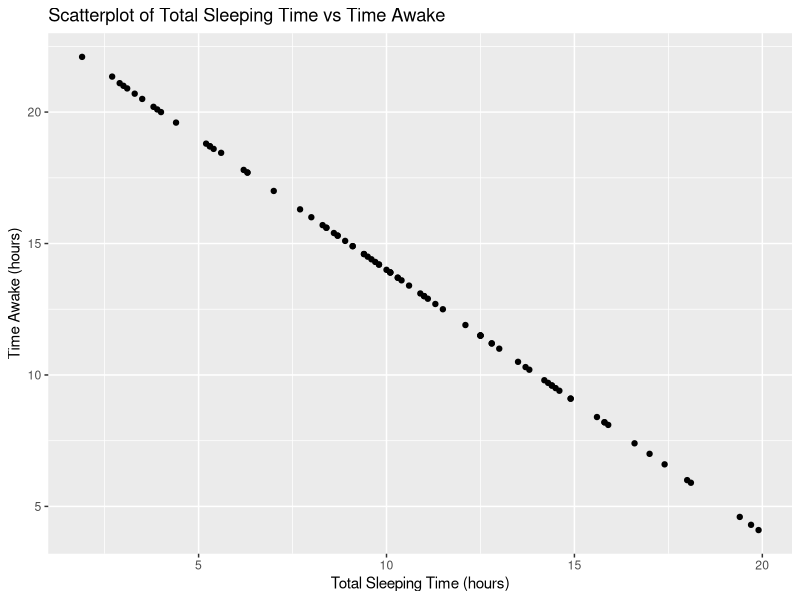

The R source for this figure:
#####View the documentation for the diamonds data and read about different variables. Check the data structures and answer: #nolint


### How many observations and variables are there and what type of variables (numeric, categorical, etc.) are there? #nolint

library(ggplot2)

data(diamonds)

head(diamonds)

summary(diamonds)

# Structure of the dataset
str(diamonds)

# Dimensions of the dataset
dim(diamonds)

# Number of Observations and Variables:

# The dataset contains 53,940 observations (rows).
# There are 10 variables (columns) in the dataset.

# Types of Variables:

# carat: Numeric (num). Represents the weight of the diamond.
# cut: Ordered factor (Ord.factor). Represents the quality of the cut of the diamond, with levels like Fair, Good, etc. #nolint
# color: Ordered factor (Ord.factor). Represents the color of the diamond, with levels from D (best) to J (worst). #nolint
# clarity: Ordered factor (Ord.factor). Indicates the clarity of the diamond, with levels like I1, SI2, SI1, etc. #nolint
# depth: Numeric (num). The height of a diamond, as a percentage of the girdle diameter. #nolint
# table: Numeric (num). The width of the diamond's table expressed as a percentage of its average diameter. #nolint
# price: Integer (int). The price of the diamond in US dollars.
# x: Numeric (num). Length of the diamond in mm.
# y: Numeric (num). Width of the diamond in mm.
# z: Numeric (num). Depth of the diamond in mm.

### Compute summary statistics (means, median, min, max, counts for categorical variables). #nolint

# Summary statistics for numeric variables
summary_numeric <- summary(diamonds[sapply(diamonds, is.numeric)])

summary_numeric

#     carat            depth           table           price      #nolint
# Min.   :0.2000   Min.   :43.00   Min.   :43.00   Min.   :  326  #nolint
# 1st Qu.:0.4000   1st Qu.:61.00   1st Qu.:56.00   1st Qu.:  950  #no lint
# Median :0.7000   Median :61.80   Median :57.00   Median : 2401  #nolint
# Mean   :0.7979   Mean   :61.75   Mean   :57.46   Mean   : 3933  #nolint
# 3rd Qu.:1.0400   3rd Qu.:62.50   3rd Qu.:59.00   3rd Qu.: 5324  #nolint
# Max.   :5.0100   Max.   :79.00   Max.   :95.00   Max.   :18823  #nolint
#       x                y                z         #nolint
# Min.   : 0.000   Min.   : 0.000   Min.   : 0.000  #nolint
# 1st Qu.: 4.710   1st Qu.: 4.720   1st Qu.: 2.910  #nolint
# Median : 5.700   Median : 5.710   Median : 3.530  #nolint
# Mean   : 5.731   Mean   : 5.735   Mean   : 3.539  #nolint
# 3rd Qu.: 6.540   3rd Qu.: 6.540   3rd Qu.: 4.040  #nolint
# Max.   :10.740   Max.   :58.900   Max.   :31.800 #nolint

# Counts for categorical variables
counts_categorical <- sapply(diamonds[sapply(diamonds, is.factor)], table)

counts_categorical

# $cut

#      Fair      Good Very Good   Premium     Ideal #nolint
#      1610      4906     12082     13791     21551 #nolint

# $color

#     D     E     F     G     H     I     J #nolint
#  6775  9797  9542 11292  8304  5422  2808 #nolint

# $clarity

#    I1   SI2   SI1   VS2   VS1  VVS2  VVS1    IF #nolint
#   741  9194 13065 12258  8171  5066  3655  1790 #nolint


### Are there any missing values? #nolint

# Count of missing values for each column
missing_values <- sapply(diamonds, function(x) sum(is.na(x)))

missing_values

# carat     cut   color clarity   depth   table   price       x       y       z  #nolint
#       0       0       0       0       0       0       0       0       0       0 #nolint

#No there are no missing values


##### Create a scatterplot with total sleeping time along the x-axis and time awake along the y-axis (using the msleep data).  #nolint

### What pattern do you see? #nolint

ggplot(data = msleep, aes(x = sleep_total, y = awake)) +
  geom_point() +
  labs(x = "Total Sleeping Time (hours)", y = "Time Awake (hours)",  #nolint
       title = "Scatterplot of Total Sleeping Time vs Time Awake")

# The points form a pattern that descends from the top left to the bottom right, which suggests that as the total sleeping time increases, the time awake decreases. #nolint

# This pattern indicates that there is an inverse relationship between the amount of time an animal sleeps and the amount of time it remains awake within a given time frame, typically a 24-hour period. The plot follows a near-perfect negative diagonal line because the sum of total sleep time and time awake for an animal must equal the total time available in a day. Therefore, if an animal sleeps more, it has less time to be awake, and vice versa. #nolint

### Explain the pattern(s). #nolint

# The pattern is what one would expect from any species with a relatively fixed cycle of sleep and wakefulness within a 24-hour day. The variation around the line represent differences in how species allocate time to sleep and wakefulness, potentially due to evolutionary, environmental, or physiological factors. #nolint

### Explain the correlation between total sleeping time and time awake. #nolint

cor(msleep$sleep_total, msleep$awake)

# The correlation coefficient of approximately -1 (or -0.9999986 to be precise) indicates an almost perfect negative linear relationship between total sleeping time and time awake. In the context of the msleep dataset, this means that for almost every mammal in the dataset, an increase in the total amount of time spent sleeping is associated with an almost exactly proportional decrease in the amount of time spent awake, and vice versa. #nolint

# If a mammal spends more time sleeping, it must correspondingly spend less time awake. The correlation is so close to -1, which suggests there is very little variability around this relationship, and it can be predicted with near certainty that knowing the total sleeping time of a mammal gives you the total awake time, and the reverse is also true. #nolint